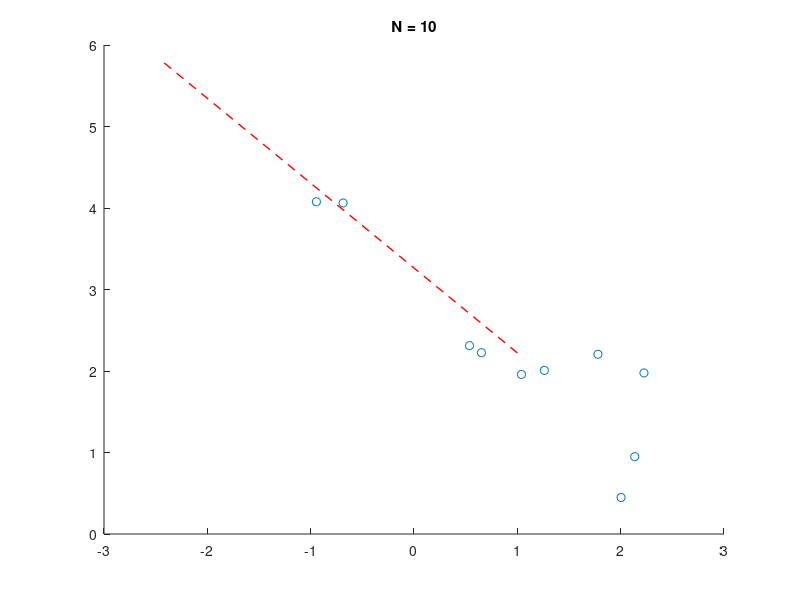
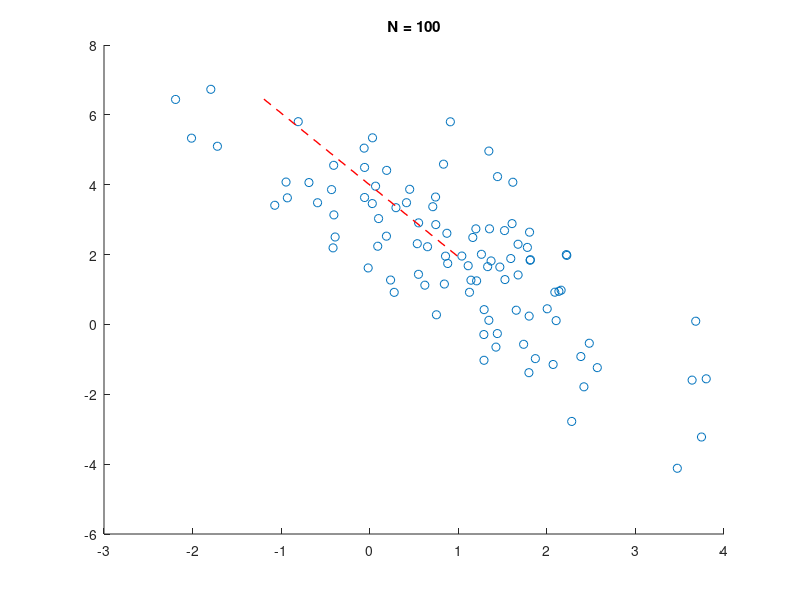
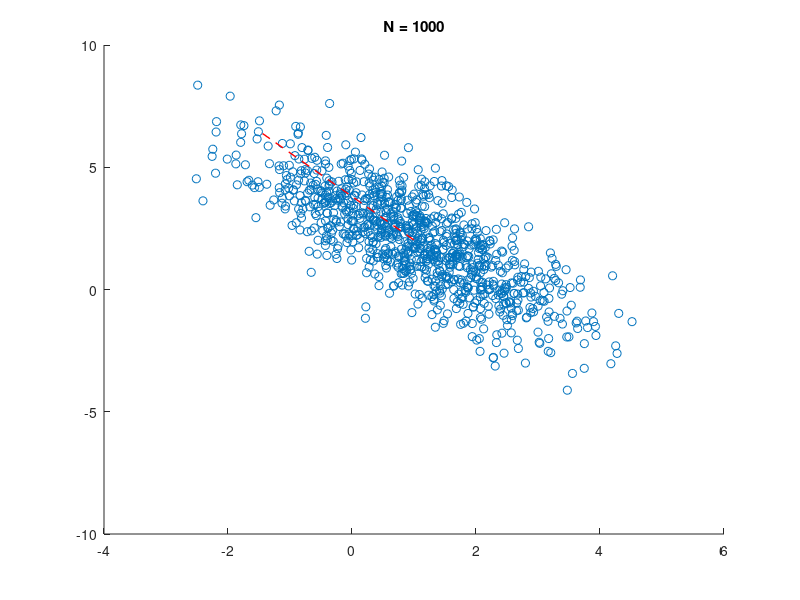
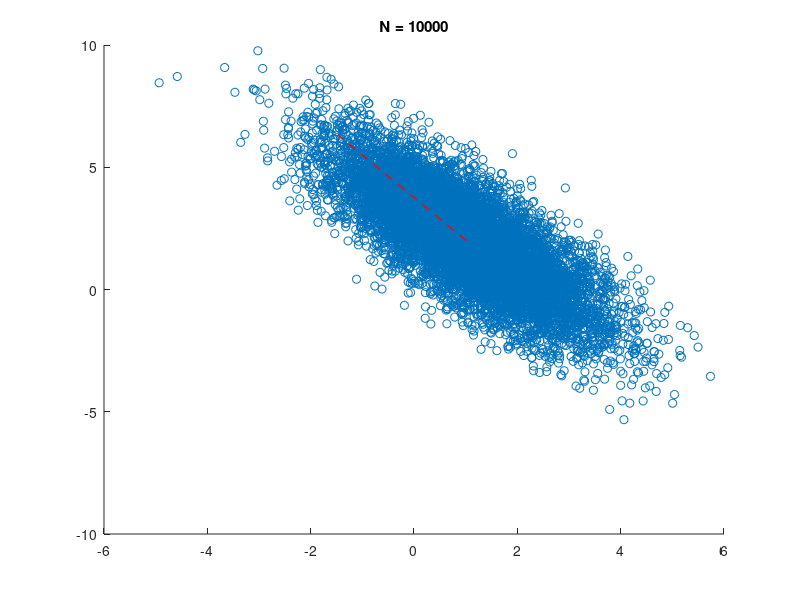

MATLAB code to generate these figures, in order:
clc;
clear;
close all;

% Find A from Covariance matrix C where C=A*A'
mu = [1; 2];
cov = [1.6250 -1.9486; -1.9486 3.8750];
[Q, D] = eig(cov);
A = Q*sqrt(D);

% Find norm of mu and frobenius norm of cov
norm_mu = norm(mu);
norm_cov = norm(cov);

% Initialize empty matrices to store error
mean_err = zeros(100, 5);
cov_err = zeros(100, 5);

for lN=1:5 % Looping over values of log10(N)
    N = 10^lN;
    for iter=1:100 % Repeating 100 times for a given N
        rng(iter); % Setting seed to reproduce results
        x_mu = A * randn(2,N); % values from (X - mu)
        x = x_mu + mu; % values from X
        
        % ML estimate of mean is sum(x)/N
        mean_mle = sum(x,2) / N;
         % ML estimate of covariance matrix is sum((x-mu)(x-mu)')/N
        cov_mle = x_mu*x_mu' / N;
        
        % Error measure of mean and covariance
        mean_err(iter,lN) = norm(mu - mean_mle) / norm_mu;
        cov_err(iter,lN) = norm(cov - cov_mle) / norm_cov;
    end
    
    hold off;
     % Plot data points for seed=100
    scatter(x(1,:), x(2,:));
    
    % Calculating principal mode of variation
    [Q, lambda] = eig(cov_mle);
    if lambda(1, 1) > lambda(2, 2)
        ep = D(1,1)*Q(:, 1);
    else
        ep = D(2,2)*Q(:, 2);
    end
    line([0 ep(1)] + mean_mle(1), [0 ep(2)] + mean_mle(2),'Color','red','LineStyle','--','LineWidth',1);

    title(sprintf("N = %i", N));
    saveas(gcf, sprintf("d_%i.jpg", N)); % Save current figure
end

hold off;
% Box plotting the mean error values for different N
boxplot(mean_err);
title('Error b/w True mean & ML estimate');
ylabel('Error');
xlabel('log_{10}(N)');
saveas(gcf, "mean_err.jpg"); % Save current figure

hold off;
% Box plotting the covariance error values for different N
boxplot(cov_err);
title('Error b/w True covariance & ML estimate');
ylabel('Error');
xlabel('log_{10}(N)');
saveas(gcf, "cov_err.jpg"); % Save current figure

close all;

function ret = norm(vec)
    ret = sqrt(sum(vec.*vec, 'all'));
end

